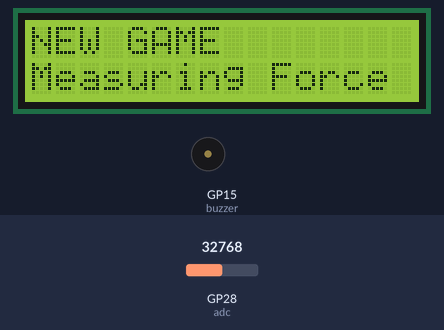
This program was run on a simulated Raspberry Pi Pico running MicroPython. On the bench: 16×2 character LCD, buzzer (waves = sounding). Inputs (shaded band) come from the test bench; at power-on: GP28 (adc) = 32768 (analog values on the 0–65535 scale). Library files of the repository ran but are not shown: buzzer_music.py, pico_i2c_lcd.py.

Above: at 0.1 s.
At 14.5 s:
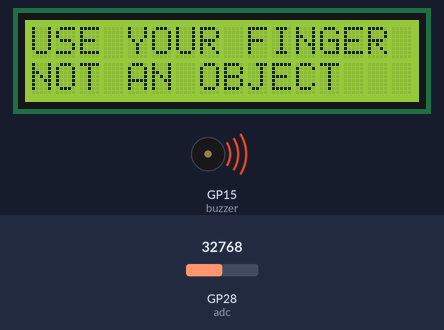
At 34.5 s:
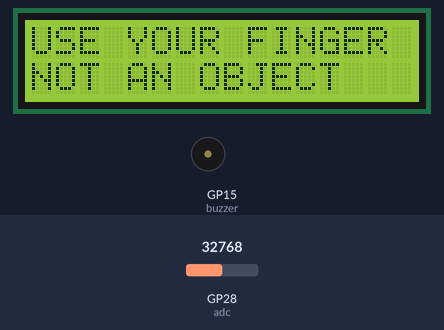
Timing chart, 0 to 36.0 s (numbered marks = the images above):
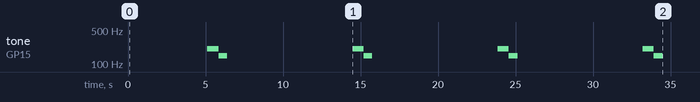

Measured:
- by itself, tone on GP15 (buzzer): repeats every 9.4 s: 147 Hz 0.56 s, silent 8.1 s, 208 Hz 0.72 s
- what the display in image 0 shows lasts 5.0 s, from 0.1 s to 5.1 s
- what the display in image 1 shows lasts 3.3 s, from 14.5 s to 17.8 s

The program:

UnderPressureMain.py
```python
from machine import ADC
from machine import Pin
import time,utime
from buzzer_music import music
from pico_i2c_lcd import I2cLcd
from machine import I2C

def setupPins():
    global buzzer
    global adc
    global lcd

    # Define pins and setup i2c for display
    sda=machine.Pin(0)
    scl=machine.Pin(1)
    i2c=machine.I2C(0,sda=sda, scl=scl, freq=400000)

    I2C_ADDR = i2c.scan()[0]
    lcd = I2cLcd(i2c, I2C_ADDR, 2, 16)

    adc = machine.ADC(2)
    buzzer = Pin(15)
#    buzzer.off()


def formatTimes(line1, t1, t2):
    line2 = "T1: " + str(t1) + "         "
    line3 = "T2: " + str(t2) + "        "
    return line1 + line2[0:8] + line3[0:7]

# Main loop - handles events for game play
def gameLoop():
    global buzzer
    global adc
    global lcd
    global avg1
    global avg2

    avg1 = 0
    avg2 = 0

    while True:
      # If nothing on sensor, wait
      value = round(adc.read_u16()/1000)
      if (value <= 5):
        continue
      # Get 3 readings 1 second apart and average them
      val1 = round(adc.read_u16()/1000)
      utime.sleep(1)
      val2 = round(adc.read_u16()/1000)
      utime.sleep(1)
      val3 = round(adc.read_u16()/1000)
      utime.sleep(1)
      avg1 = int(sum([val1, val2, val3])/3)

      # Get 3 more readings 1 second apart and average them
      val4 = round(adc.read_u16()/1000)
      utime.sleep(1)
      val5 = round(adc.read_u16()/1000)
      utime.sleep(1)
      val6 = round(adc.read_u16()/1000)
      avg2 = int(sum([val4, val5, val6])/3)

      # If all readings are identical, likely an object and not a finger
      #print(val1,val2,val3,val4,val5,val6)
      if (val1 == val2 & val2 == val3 & val3 == val4 & val4 == val5 & val5 == val6 ):
        lcd.clear()
        lcd.putstr("USE YOUR FINGER NOT AN OBJECT")
        #print("Use your finger, not object")
        sadSong = '6 D3 6 14;12 A2 11 14;0 G#3 6 14'
        #sadSong = '0 C5 1 14;2 G4 1 14;4 G#4 1 14;6 G4 1 14;8 F#4 3 14;0 C6 1 4;2 G5 1 4;4 G#5 1 4;6 G5 1 4;8 F#5 4 4'
        sadlen = len(sadSong)
        sadTune = music(sadSong, pins=[buzzer], duty=4512)
        for i in range(sadlen):
            if(sadTune.tick()):
                time.sleep(0.04)
        sadTune.stop()
        utime.sleep(2)
        lcd.clear()
        lcd.putstr('NEW GAME        Measuring Force')
        utime.sleep(1)
        continue

      #print ("2 times",avg1, avg2)
      # noise or no data
      if (avg1 < 5 & avg2 < 5 ):
          continue
      # success if averages of two times are the same. Finger was steady force.
      if (avg1 != avg2):
          string = formatTimes("NOT SAME", avg1, avg2)
          lcd.clear()
          lcd.putstr('NOT THE SAME    T1='+ str(avg1) + "/T2=" + str(avg2))
      else:
        lcd.clear()
        lcd.putstr('YOU DID IT!     WORD IS FROG')
        song = '16.5 C5 0.5 14;15.5 C5 0.5 14;0 A5 0.5 14;4 F5 0.5 14;7 F5 0.5 14;8 D5 0.5 14;10 F5 0.5 14;12 C5 0.5 14;19 C5 0.5 14;20 D5 0.5 14;21 E5 0.5 14;23 A5 0.5 14;25 A5 0.5 14;27 G5 0.5 14;29 G5 0.5 14;32 A#5 0.5 14;32 A#5 0.5 14;32 A#5 0.5 14;32 A#5 0.5 14;32 A5 0.5 14;32 A5 0.5 14;32 A#5 0.5 14;32 D#3 0.5 14;32 D#3 0.5 14;34 A5 0.5 14;36 F5 0.5 14;39 F5 0.5 14;40 D5 0.5 14;42 F5 0.5 14;44 C5 0.5 14;47.5 C5 0.5 14;48.5 C5 0.5 14;51 C5 0.5 14;52 E5 0.5 14;53 A5 0.5 14;55 G5 0.5 14;57 F5 0.5 14;16.5 C5 0.5 14;15.5 C5 0.5 14;0 A5 0.5 14;4 F5 0.5 14;7 F5 0.5 14;8 D5 0.5 14;10 F5 0.5 14;12 C5 0.5 14;19 C5 0.5 14;20 D5 0.5 14;21 E5 0.5 14;23 A5 0.5 14;25 A5 0.5 14;27 G5 0.5 14;29 G5 0.5 14;32 A#5 0.5 14;32 A#5 0.5 14;32 A#5 0.5 14;32 A#5 0.5 14;32 A5 0.5 14;32 A5 0.5 14;32 A#5 0.5 14;34 A5 0.5 14;36 F5 0.5 14;39 F5 0.5 14;40 D5 0.5 14;42 F5 0.5 14;44 C5 0.5 14;47.5 C5 0.5 14;48.5 C5 0.5 14;51 C5 0.5 14;52 E5 0.5 14;53 A5 0.5 14;55 G5 0.5 14;57 F5 0.5 14;0 A6 0.5 14;4 F6 0.5 14;7 F6 0.5 14;8 D6 0.5 14;10 F6 0.5 14;12 C6 0.5 14;15.5 C6 0.5 14;16.5 C6 0.5 14;19 C6 0.5 14;20 D6 0.5 14;21 E6 0.5 14;23 A6 0.5 14;25 A6 0.5 14;27 G6 0.5 14;29 G6 0.5 14;34 A6 0.5 14;36 F6 0.5 14;39 F6 0.5 14;40 D6 0.5 14;42 F6 0.5 14;44 C6 0.5 14;47.5 C6 0.5 14;48.5 C6 0.5 14;51 C6 0.5 14;52 E6 0.5 14;53 A6 0.5 14;55 G6 0.5 14;57 F6 0.5 14;0 C7 0.5 14'
        #print('STEADY HAND. Answer is XXXX')
        songlen = len(song)
        songTune = music(song, pins=[buzzer], duty=4512)
        for i in range(songlen):
            if(songTune.tick()):
                time.sleep(0.04)
        songTune.stop()
        utime.sleep(3)
        lcd.clear()
        lcd.putstr('NEW GAME        Measuring Force')
        #print('New Game')

setupPins()
lcd.clear()
lcd.putstr('NEW GAME        Measuring Force')
#print ("Start Game Loop")

# Game LOOP ON
while True:
    gameLoop()
```
